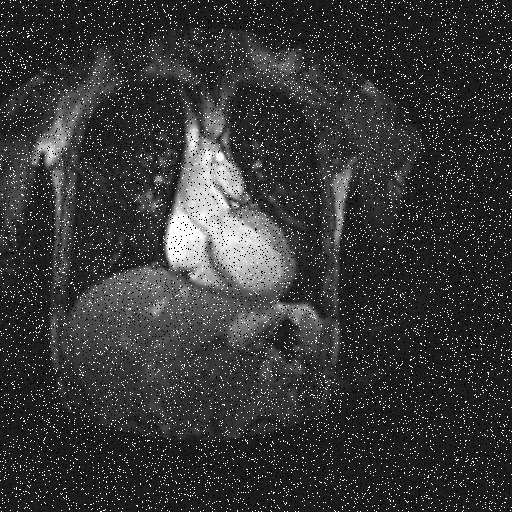
#> input picture Thorax-Noise1.tif, 512 x 512 px, found by its file name
$ python image_restoration.py
#> lines starting #> are read from the running program, lines starting #| are printed output that depends on the picture
import numpy as np
from PIL import Image
import matplotlib.pyplot as plt
from scipy.ndimage import median_filter, gaussian_filter
from numpy.fft import fft2, fftshift, ifft2, ifftshift
# Open the image using a correct file path
image = Image.open(r"D:\noise remove\Thorax-Noise1.tif")
#> image is the input picture: PIL image 512x512 L; min 0, max 255, mean 55.3
image = image.convert("L")  # Convert to grayscale
image_np = np.array(image)
# Rest of your processing code...
image_array = np.array(image)
import matplotlib.pyplot as plt
plt.imshow(image_array, cmap='gray')
plt.title("Noisy Image")
plt.show()
from scipy.ndimage import gaussian_filter
denoised_image = gaussian_filter(image_array, sigma=2)
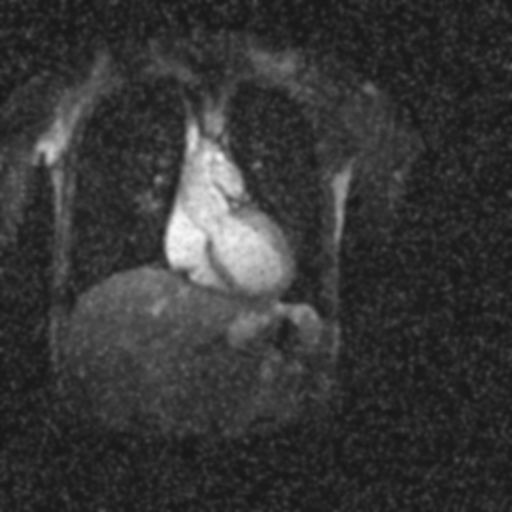
#> denoised_image: shape (512, 512); min 22, max 246, mean 54.3
plt.imshow(denoised_image, cmap='gray')
plt.title("Denoised Image - Gaussian Filter")
plt.show()
